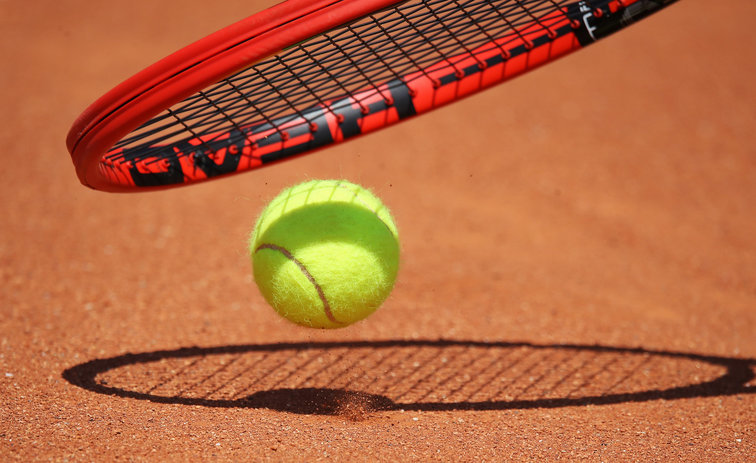
#> input picture src/opencv_ros/images/tennisball.jpg, 756 x 463 px
$ python ball_detection.py   (older library calls are emulated)
#> lines starting #> are read from the running program, lines starting #| are printed output that depends on the picture; after the words box and inside, x2 and y2 are one past the last pixel; in counts of white or black regions, pixels touching at a corner belong together; long printed decimals are rounded
import numpy as np
import cv2

def read_rgb_image(image_name, show):
    rgb_image = cv2.imread(image_name)
    if show:
        cv2.imshow("RGB Image",rgb_image)
    return rgb_image

def filter_color(rgb_image, lower_bound_color, upper_bound_color):
    #convert the image into the HSV color space
    hsv_image = cv2.cvtColor(rgb_image, cv2.COLOR_BGR2HSV)
    cv2.imshow("hsv image",hsv_image)

    #find the upper and lower bounds of the yellow color (tennis ball)
    yellowLower =(30, 150, 100)
    yellowUpper = (50, 255, 255)

    #define a mask using the lower and upper bounds of the yellow color
    mask = cv2.inRange(hsv_image, lower_bound_color, upper_bound_color)

    return mask

def getContours(binary_image):
    #_, contours, hierarchy = cv2.findContours(binary_image,
    #                                          cv2.RETR_TREE,
    #                                           cv2.CHAIN_APPROX_SIMPLE)
    contours, hierarchy = cv2.findContours(binary_image.copy(),
                                            cv2.RETR_EXTERNAL,
	                                        cv2.CHAIN_APPROX_SIMPLE)
    return contours


def draw_ball_contour(binary_image, rgb_image, contours):
    black_image = np.zeros([binary_image.shape[0], binary_image.shape[1],3],'uint8')

    for c in contours:
        area = cv2.contourArea(c)
        perimeter= cv2.arcLength(c, True)
        ((x, y), radius) = cv2.minEnclosingCircle(c)
        if (area>100):
            cv2.drawContours(rgb_image, [c], -1, (150,250,150), 1)
            cv2.drawContours(black_image, [c], -1, (150,250,150), 1)
            cx, cy = get_contour_center(c)
            cv2.circle(rgb_image, (cx,cy),(int)(radius),(0,0,255),1)
            cv2.circle(black_image, (cx,cy),(int)(radius),(0,0,255),1)
            cv2.circle(black_image, (cx,cy),5,(150,150,255),-1)
            print ("Area: {}, Perimeter: {}".format(area, perimeter))
    print ("number of contours: {}".format(len(contours)))
    cv2.imshow("RGB Image Contours",rgb_image)
    cv2.imshow("Black Image Contours",black_image)

def get_contour_center(contour):
    M = cv2.moments(contour)
    cx=-1
    cy=-1
    if (M['m00']!=0):
        cx= int(M['m10']/M['m00'])
        cy= int(M['m01']/M['m00'])
    return cx, cy

def main():
    image_name = "images/tennisball.jpg"
    yellowLower =(30, 150, 100)
    yellowUpper = (50, 255, 255)
    rgb_image = read_rgb_image(image_name, True)
#> in read_rgb_image, rgb_image is the input picture: shape (463, 756, 3); mean B, G, R 64.1, 105.1, 181.8
    binary_image_mask = filter_color(rgb_image, yellowLower, yellowUpper)
#> in filter_color, `hsv_image = cv2.cvtColor(rgb_image, cv2.COLOR_BGR2HSV)`: hsv_image: shape (463, 756, 3); mean H, S, V 14.7, 164.8, 182.8
#> in filter_color, `mask = cv2.inRange(hsv_image, lower_bound_color, upper_bound_color)`:
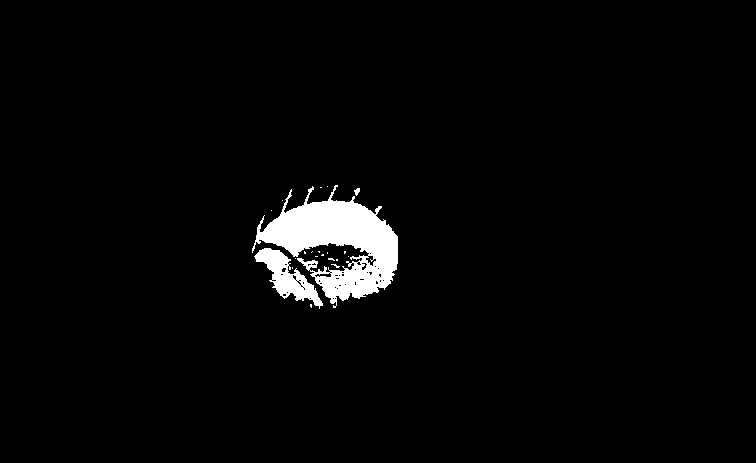
#> mask: shape (463, 756); 2.8% white; 21 white regions (18 under 20 px)
    contours = getContours(binary_image_mask)
#> in getContours, `contours, hierarchy = cv2.findContours(binary_image.copy(), cv2.RETR_E..`: contours = 21 contours, 18 with area under 20; largest, box (x1, y1, x2, y2) and area: (252, 185, 398, 308) 7776, (254, 248, 323, 309) 1468, (354, 188, 360, 196) 20
    draw_ball_contour(binary_image_mask, rgb_image,contours)
#> the loop in draw_ball_contour, `for c in contours:` made 21 passes
#> (area, perimeter, x, y, radius, cx, cy) on passes 15, 21: (1467.5, 285.7, 288.6, 279.7, 41.92, 286, 276), (7776, 1043.6, 325.2, 250.3, 73.23, 338, 243)
#> (area, perimeter, x, y, radius) on pass 18: (20.5, 19.9, 357.5, 191.5, 3.81)
#| Area: 1467.5, Perimeter: 285.664
#| Area: 7776.0, Perimeter: 1043.602
#> after the loop in draw_ball_contour, `for c in contours:`:
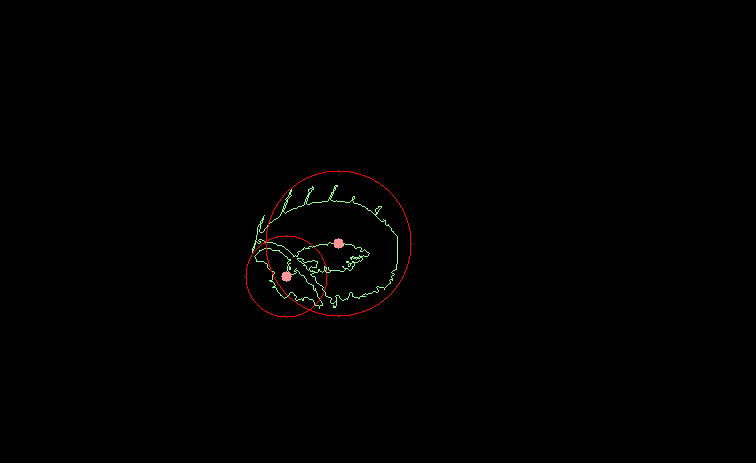
#> black_image: shape (463, 756, 3); mean B, G, R 0.5, 0.8, 1
#> after the loop in draw_ball_contour, `for c in contours:`:
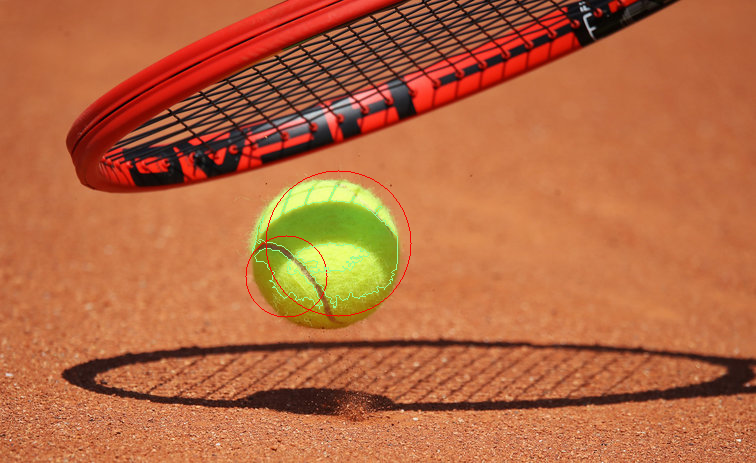
#> rgb_image: shape (463, 756, 3); 0.49% of pixels changed, all inside (x1, y1, x2, y2) = (245, 170, 412, 318)
#| number of contours: 21

    cv2.waitKey(0)
    cv2.destroyAllWindows()

if __name__ == '__main__':
    main()


cv2.waitKey(0)
cv2.destroyAllWindows()
